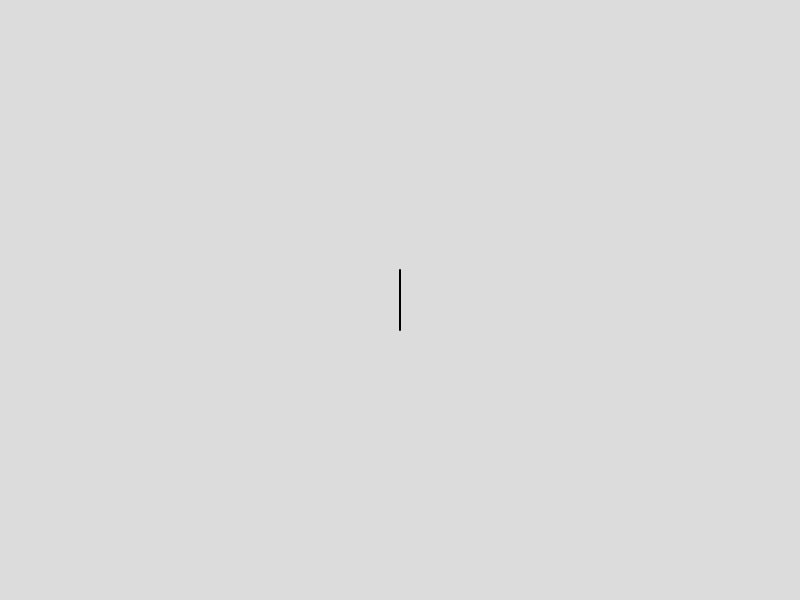
Frame 1 (no input)
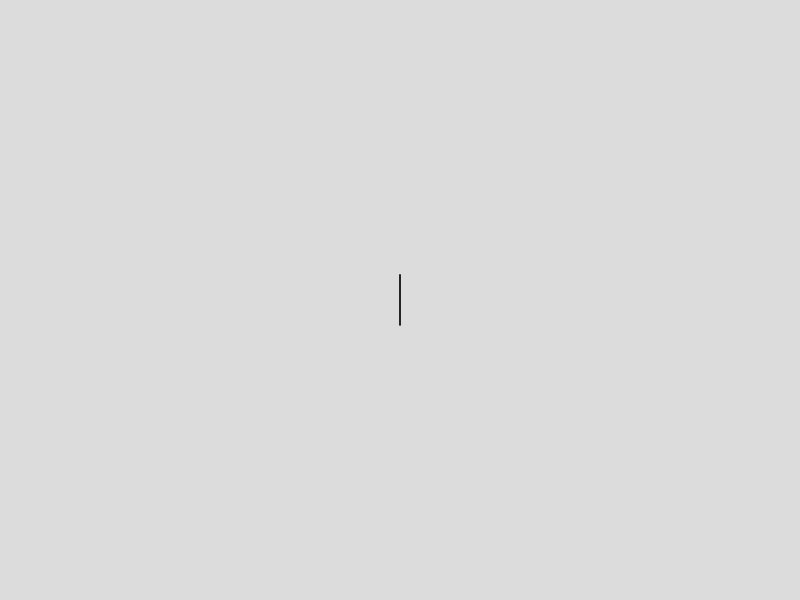
Frame 60 (no input)
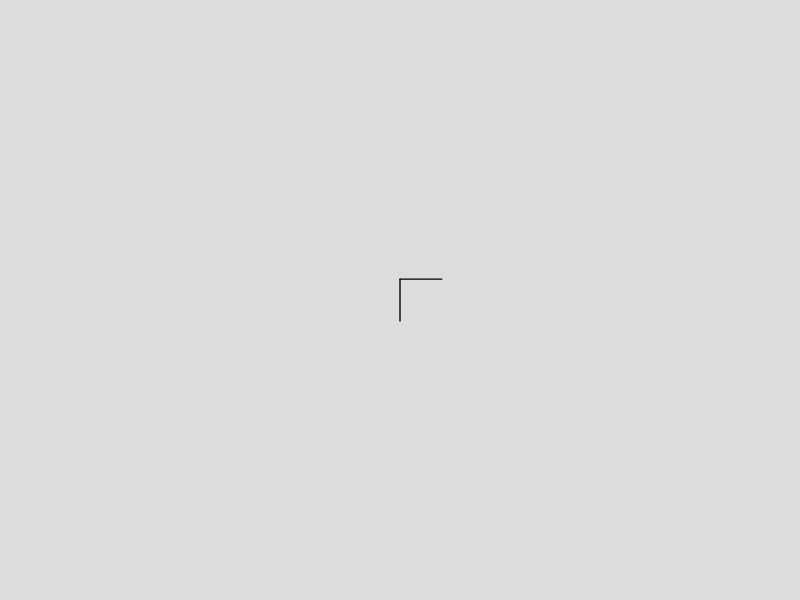
Frame 120 (the mouse pressed at the canvas centre since frame 60)

The p5.js sketch that drew these frames (run headless with seeded random() and noise() and a simulated clock; from frame 60 on, the mouse is pressed at the canvas centre):

// p5.js sketch
// ── sketch.js
const canvas = {"w": 800, "h": 600};
let segments = [];
let endSegment;
let rotationSpeed = 0.07;
let zoom = 1.0;

function mousePressed() {
    if (endSegment.isDone) {
        rotationSpeed *= 0.87;
        let newSegments = [];
        for (let s of segments) {
            let origin = (segments.length == 1 ? endSegment.end : endSegment.start)
            let newSegment = s.duplicate(origin);
            newSegments.push(newSegment);
        }
        segments = segments.concat(newSegments);
        endSegment = newSegments[0];
    }
}

function setup() {
    createCanvas(canvas.w, canvas.h);
    let start = createVector(0, 0.05 * canvas.h);
    let end = createVector(0, -0.05 * canvas.h);
    endSegment = new LineSegment(start, end, end);
    endSegment.isDone = true;
    segments.push(endSegment);
}


function draw() {
    background(220);
    translate(0.5 * canvas.w, 0.5 * canvas.h);
    zoom *= 0.997;
    scale(zoom);
    for (let s of segments) {
        if (!s.isDone) {
            s.update();
        }
        s.draw();
        //s.drawDebugInfo();
    }
    //drawDebugInfo();
}

function drawDebugInfo() {
    // Draw the global endpoint:
    strokeWeight(0);
    textSize(10);
    let currentEndpoint = segments.length == 1 ? endSegment.end : endSegment.start;
    text("E", currentEndpoint.x + 2, currentEndpoint.y + 8);

    // Draw the statistics - number of line segments:
    text(`segments: ${segments.length}`, 10, 10);
}

// ── line_segment.js
class LineSegment {
    constructor(start, end, origin) {
        this.start = start;
        this.end = end;
        this.origin = origin.copy();

        this.initial = {
            start: start.copy(),
            end: end.copy(),
        };
        this.isDone = false;
        this.angle = 0;
    }

    draw() {
        stroke(0);
        strokeWeight(2);
        line(this.start.x, this.start.y, this.end.x, this.end.y);
    }

    drawDebugInfo() {
        strokeWeight(0);
        textSize(8);
        text("s", this.start.x + 2, this.start.y + 8);
        text("e", this.end.x + 2, this.end.y + 8);
    }

    duplicate(origin) {
        return new LineSegment(this.start.copy(), this.end.copy(), origin);
    }

    update() {
        this.angle += 0.1;
        if (this.angle >= 0.5 * PI) {
            this.angle = 0.5 * PI;
            this.isDone = true;
        }
        let vs = p5.Vector.sub(this.initial.start, this.origin);
        let ve = p5.Vector.sub(this.initial.end, this.origin);
        vs.rotate(-this.angle);
        ve.rotate(-this.angle);
        this.start = p5.Vector.add(this.origin, vs);
        this.end = p5.Vector.add(this.origin, ve);
    }

}

// ── style.css
html {
    margin: 0;
    padding: 0;
}

body {
    color: #333;
    background: #e8e8e8;
}

canvas {
    display: block;
}
